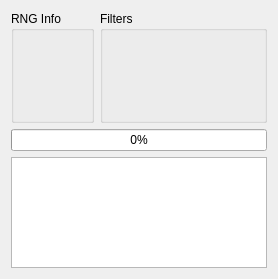
      <widget class="QWidget" name="tabWild">
       <attribute name="title">
        <string>Wild</string>
       </attribute>
       <layout class="QGridLayout" name="gridLayout_3">
        <item row="2" column="0" colspan="2">
         <widget class="QTableView" name="tableViewWild">
          <property name="sizePolicy">
           <sizepolicy hsizetype="Expanding" vsizetype="Expanding">
            <horstretch>0</horstretch>
            <verstretch>1</verstretch>
           </sizepolicy>
          </property>
          <attribute name="horizontalHeaderDefaultSectionSize">
           <number>60</number>
          </attribute>
         </widget>
        </item>
        <item row="0" column="1">
         <widget class="QGroupBox" name="groupBoxWildFilter">
          <property name="sizePolicy">
           <sizepolicy hsizetype="Preferred" vsizetype="Preferred">
            <horstretch>2</horstretch>
            <verstretch>1</verstretch>
           </sizepolicy>
          </property>
          <property name="title">
           <string>Filters</string>
          </property>
         </widget>
        </item>
        <item row="0" column="0">
         <widget class="QGroupBox" name="groupBoxWildRNGInfo">
          <property name="sizePolicy">
           <sizepolicy hsizetype="Preferred" vsizetype="Preferred">
            <horstretch>1</horstretch>
            <verstretch>1</verstretch>
           </sizepolicy>
          </property>
          <property name="title">
           <string>RNG Info</string>
          </property>
         </widget>
        </item>
        <item row="1" column="0" colspan="2">
         <widget class="QProgressBar" name="progressBarWild">
          <property name="value">
           <number>0</number>
          </property>
         </widget>
        </item>
       </layout>
      </widget>
